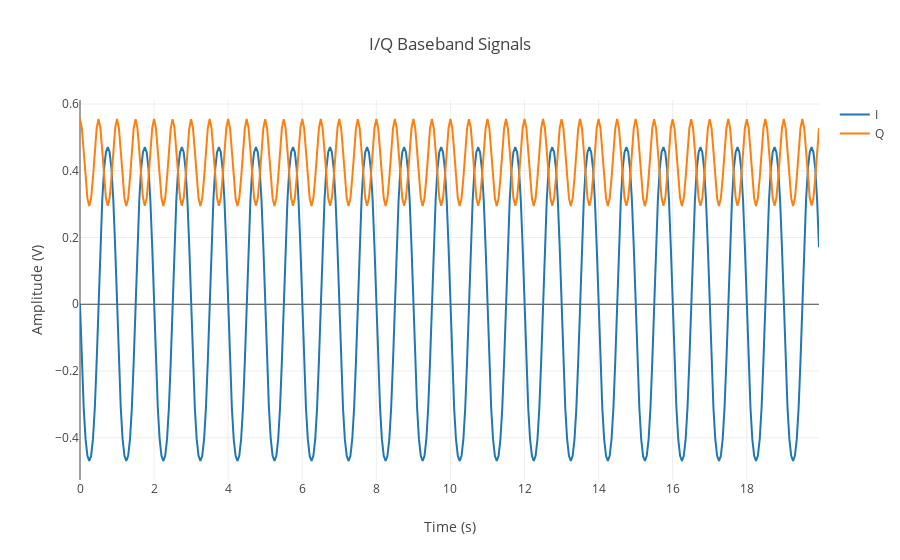

The cell this chart's notebook holds for it:
### Code cell
from plotly.offline import download_plotlyjs, init_notebook_mode, plot, iplot
import plotly.graph_objs as go
from plotly import tools
init_notebook_mode(connected=True)

beat_I = go.Scatter(
    x=time_matrix[0, 0, :],
    y=np.real(data_matrix[0, 0, :]),
    name='I',
)
beat_Q = go.Scatter(
    x=time_matrix[0, 0, :],
    y=np.imag(data_matrix[0, 0, :]),
    name='Q',
)
data = [beat_I, beat_Q]

layout = go.Layout(
    title='I/Q Baseband Signals',
    yaxis=dict(title='Amplitude (V)'),
    xaxis=dict(title='Time (s)'),
)

fig = go.Figure(data, layout=layout)
iplot(fig, filename='beat.html')

### Figure 1 — Plotly figure (JSON) as saved in the notebook; plotly's stock layout.template omitted (floating-point values rounded to 4 significant figures; data arrays with more than 128 entries replaced by an {"elided": "..."} marker saying what was removed)
{"data": [{"name": "I", "type": "scatter", "uid": "4029e2dc-2d20-498b-a8a9-db6425b6942a", "x": {"elided": "400 float values"}, "y": {"elided": "400 float values"}}, {"name": "Q", "type": "scatter", "uid": "7ea724de-cd40-4a24-b12c-cf7028de0d19", "x": {"elided": "400 float values"}, "y": {"elided": "400 float values"}}], "layout": {"title": {"text": "I/Q Baseband Signals"}, "xaxis": {"title": {"text": "Time (s)"}}, "yaxis": {"title": {"text": "Amplitude (V)"}}}}
